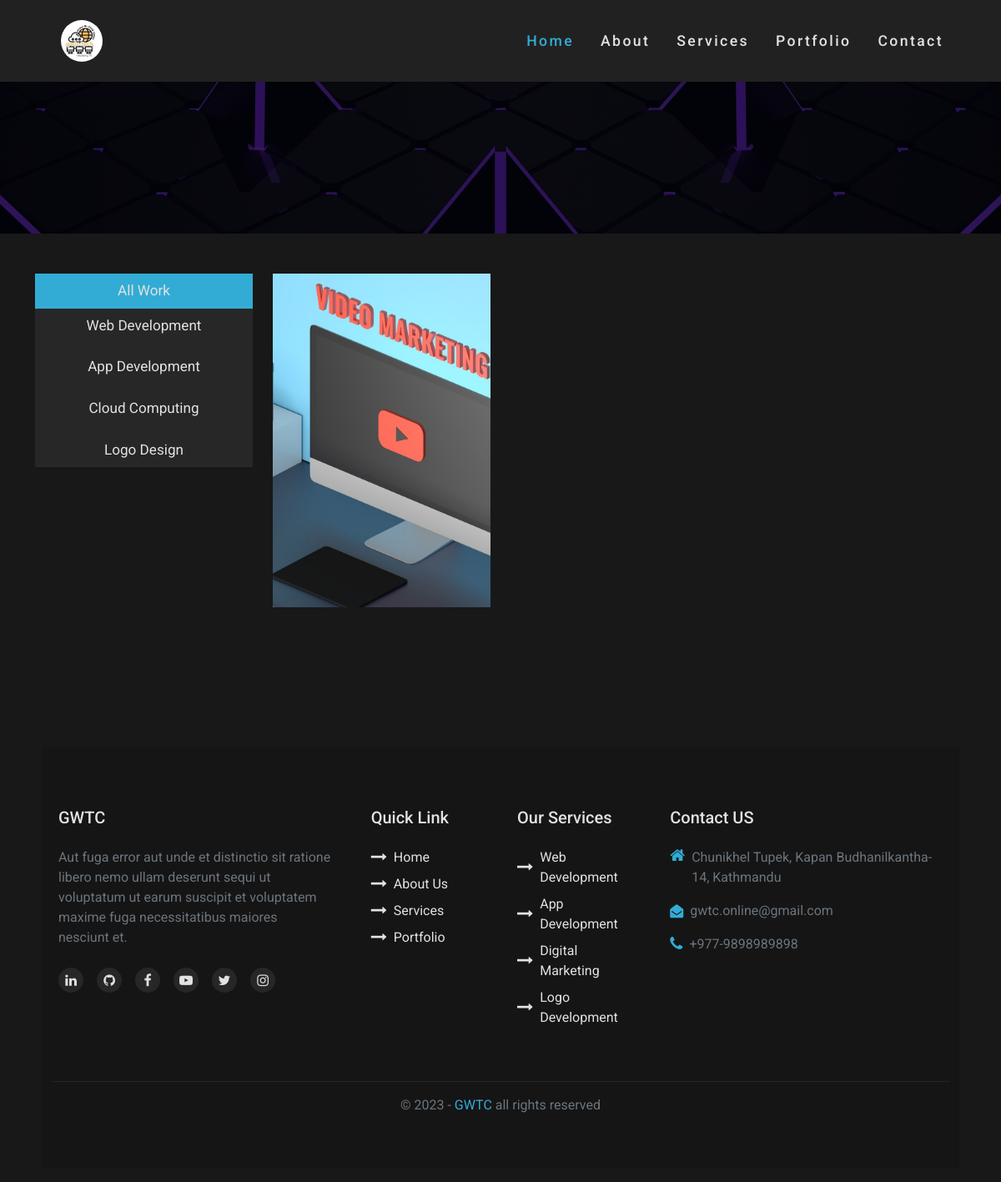
Before: /our-works/ with the older database file.
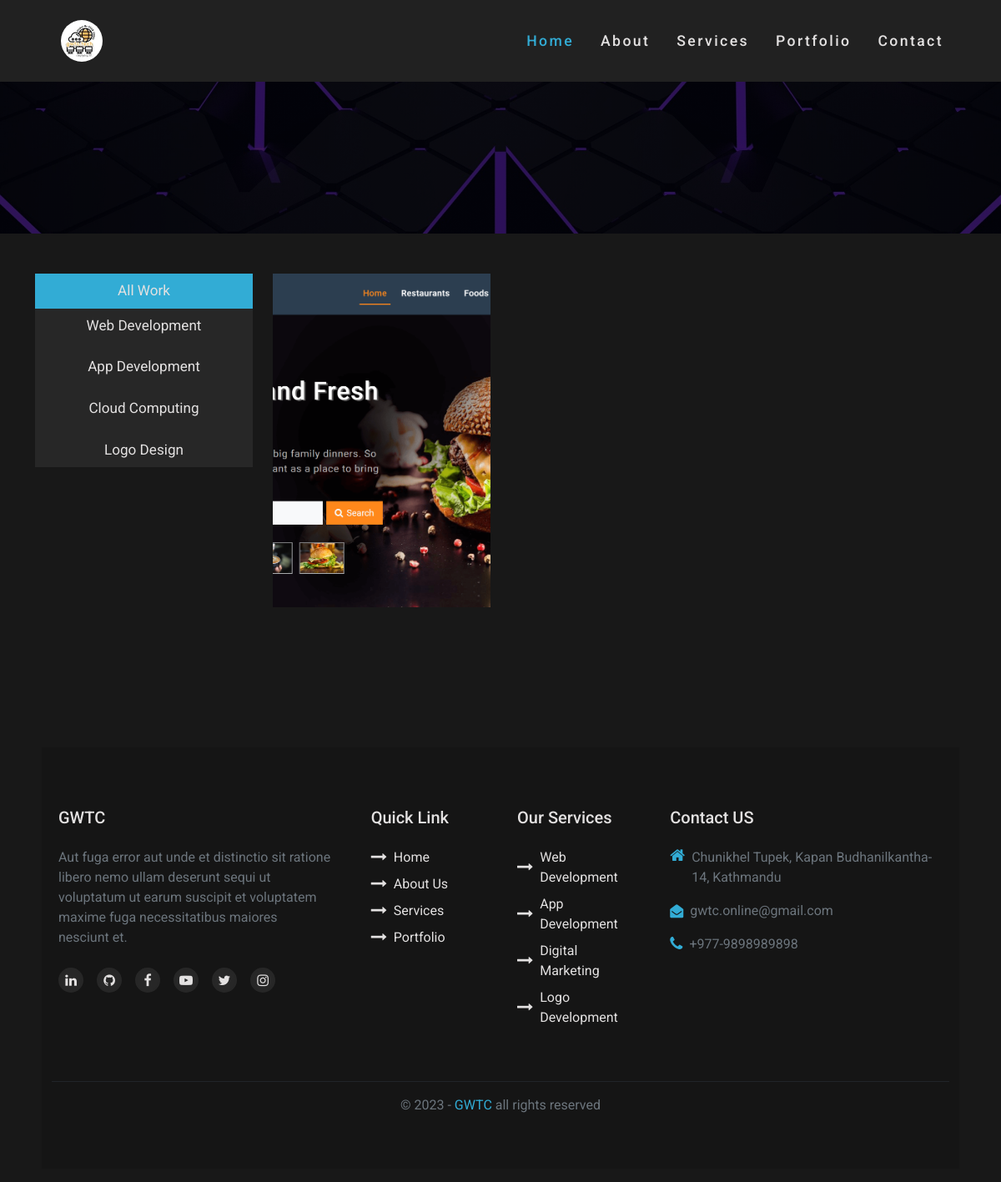
After: the same page with the newer database file.
### gwtc/models.py (models this page shows, shortened)
class Portfolio(models.Model):
    portfolio = models.CharField(max_length=50)
    description = models.CharField(max_length=100)
    image = models.ImageField(upload_to=get_file_path)
    published_at = models.DateField(auto_now_add=True)
    category = models.ForeignKey(PortfolioCategory, on_delete=models.CASCADE)

### gwtc/views.py (the view)
# urls.py: path('our-works/', views.PortfolioView.as_view(), name='portfolio'),
class PortfolioView(generic.ListView):
    template_name = 'portfolio/portfolio.html'
    def get(self, request, *args, **kwargs):
        portfolio = Portfolio.objects.all()
        context = {
            'portfolio' : portfolio,
        }
        return render(request, self.template_name, context)

### templates/portfolio/portfolio.html (shortened to what this page needs)
{% extends 'base/base.html' %}
{% load static %}
{% block content %}
<div class="container-fluid px-0 mx-0 main_section">
    <div class="container-fluid px-0 mx-0 portfolio_landing_page_section">
        <div class="container-fluid header-section py-3 navbar_top">
            <nav class="navbar navbar-expand-lg">
                <div class="container col-lg-11 pe-0">
                    <a href="{% url 'home' %}" class="text-decoration-none">
                        <img class="logo" src="{% static 'images/gwtc.jpg' %}" alt="GWTC Logo">
                    </a>
                    <div class="collapse navbar-collapse" id="navbarSupportedContent">
                        <ul class="navbar-nav ms-auto mb-2 mb-lg-0">
                            <li class="nav-item me-3">
                                <a class="nav-link active" aria-current="page" href="{% url 'home' %}">Home</a>
                            </li>
                            <li class="nav-item me-3">
                                <a class="nav-link" href="#">About</a>
                            </li>
                            <li class="nav-item me-3">
                                <a class="nav-link" href="#">Services</a>
                            </li>
                            <li class="nav-item me-3">
                                <a class="nav-link" href="#">Portfolio</a>
                            </li>
                            <li class="nav-item me-0">
                                <a class="nav-link" href="#">Contact</a>
                            </li>
                        </ul>
                    </div>
                </div>
            </nav>
        </div>
        <div class="text-center py-3">
            <h4 class="text-m tertiary mt-4">Explore Our Completed Projects</h4>
        </div>
    </div>
    <div class="container col-lg-11 py-5 portfolio">
        <div class="row">
            <div class="col-lg-3 col-md-4 mb-4">
                <div class="p-0 portfolio_category_nav">
                    <div class="nav flex-column nav-pills" id="v-pills-tab" role="tablist" aria-orientation="vertical">
                        <button class="nav-link active me-0" id="v-pills-home-tab" data-bs-toggle="pill"
                            data-bs-target="#v-pills-home" type="button" role="tab" aria-controls="v-pills-home"
                            aria-selected="true">
                            All Work
                        </button>
                        <button class="nav-link mb-2" id="v-pills-profile-tab" data-bs-toggle="pill"
                            data-bs-target="#v-pills-profile" type="button" role="tab" aria-controls="v-pills-profile"
                            aria-selected="false">
                            Web Development
                        </button>
                        <button class="nav-link mb-2" id="v-pills-disabled-tab" data-bs-toggle="pill"
                            data-bs-target="#v-pills-disabled" type="button" role="tab" aria-controls="v-pills-disabled"
                            aria-selected="false">
                            App Development
                        </button>
                        <button class="nav-link mb-2" id="v-pills-messages-tab" data-bs-toggle="pill"
                            data-bs-target="#v-pills-messages" type="button" role="tab" aria-controls="v-pills-messages"
                            aria-selected="false">
                            Cloud Computing
                        </button>
                        <button class="nav-link" id="v-pills-settings-tab" data-bs-toggle="pill"
                            data-bs-target="#v-pills-settings" type="button" role="tab" aria-controls="v-pills-settings"
                            aria-selected="false">
                            Logo Design
                        </button>
                    </div>
                </div>
            </div>
            <div class="col-lg-9 col-md-8 mb-4">
                <div class="tab-content" id="v-pills-tabContent">
                    <div class="tab-pane fade show active" id="v-pills-home" role="tabpanel"
                        aria-labelledby="v-pills-home-tab" tabindex="0">
                        <div class="row mb-4">
                            {% for port_work in portfolio %}
                                <div class="col-lg-4 col-md-12 mb-4 our_portfolio">
                                    <div class="p-0">
                                        <div class="project_box">
                                            <img src="{{ port_work.image.url }}" alt="" class="project img-fluid">
                                        </div>
                                    </div>
                                </div>
                            {% endfor %}
                        </div>
                    </div>
                </div>
            </div>
        </div>
    </div>
    <footer class="container-fluid px-0 mx-0 pt-5 pb-3">
        <div class="container col-lg-11 py-5 footer">
            <div class="row mt-3 mb-5">
                <div class="col-lg-4 col-md-8 col-sm-12 col-12 mb-lg-0 mb-4">
                    <div class="p-2">
                        <h5 class="primary mb-4">GWTC</h5>
                        <p class="tertiary mb-4">
                            Aut fuga error aut unde et distinctio sit ratione libero nemo ullam deserunt sequi ut
                            voluptatum ut earum suscipit et voluptatem maxime fuga necessitatibus maiores nesciunt et.
                        </p>
                        <div class="company_social_link">
                            <a href="#" class="text-decoration-none link me-3">
                                <i class="fa fa-linkedin"></i>
                            </a>
                            <a href="#" class="text-decoration-none link me-3">
                                <i class="fa fa-github"></i>
                            </a>
                            <a href="#" class="text-decoration-none link me-3">
                                <i class="fa fa-facebook"></i>
                            </a>
                            <a href="#" class="text-decoration-none link me-3">
                                <i class="fa fa-youtube-play"></i>
                            </a>
                            <a href="#" class="text-decoration-none link me-3">
                                <i class="fa fa-twitter"></i>
                            </a>
                            <a href="#" class="text-decoration-none link me-3">
                                <i class="fa fa-instagram"></i>
                            </a>
                        </div>
                    </div>
                </div>
                <div class="col-lg-2 col-md-4 col-sm-5 col-12 mb-lg-0 mb-4">
                    <div class="py-2 px-3">
                        <h5 class="primary mb-4">Quick Link</h5>
                        <div class="quick_links">
                            <a href="#" class="link mb-2 text-decoration-none">
                                <i class="fa fa-long-arrow-right text-s me-2 "></i>
                                <p class=" mb-0">Home</p>
                            </a>
                            <a href="#" class="link mb-2 text-decoration-none">
                                <i class="fa fa-long-arrow-right text-s me-2 "></i>
                                <p class=" mb-0">About Us</p>
                            </a>
                            <a href="#" class="link mb-2 text-decoration-none">
                                <i class="fa fa-long-arrow-right text-s me-2 "></i>
                                <p class=" mb-0">Services</p>
                            </a>
                            <a href="#" class="link mb-2 text-decoration-none">
                                <i class="fa fa-long-arrow-right text-s me-2 "></i>
                                <p class=" mb-0">Portfolio</p>
                            </a>
                        </div>
                    </div>
                </div>
                <div class="col-lg-2 col-md-4 col-sm-7 col-12 mb-lg-0 mb-4">
                    <div class="p-2">
                        <h5 class="primary mb-4">Our Services</h5>
                        <div class="quick_links">
                            <a href="#" class="link mb-2 text-decoration-none">
                                <i class="fa fa-long-arrow-right text-s me-2 "></i>
                                <p class=" mb-0">Web Development</p>
                            </a>
                            <a href="#" class="link mb-2 text-decoration-none">
                                <i class="fa fa-long-arrow-right text-s me-2 "></i>
                                <p class=" mb-0">App Development</p>
                            </a>
                            <a href="#" class="link mb-2 text-decoration-none">
                                <i class="fa fa-long-arrow-right text-s me-2 "></i>
                                <p class=" mb-0">Digital Marketing</p>
                            </a>
                            <a href="#" class="link mb-2 text-decoration-none">
                                <i class="fa fa-long-arrow-right text-s me-2 "></i>
                                <p class=" mb-0">Logo Development</p>
                            </a>
                        </div>
                    </div>
                </div>
                <div class="col-lg-4 col-md-8 col-sm-12 col-12 mb-lg-0 mb-4">
                    <div class="p-2">
                        <h5 class="primary mb-4">Contact US</h5>
                        <div class="contact_box">
                            <div class="d-flex align-items-start mb-3">
                                <i class="fa fa-home text-s me-2 secondary mb-0"></i>
                                <p class="tertiary mb-0">Chunikhel Tupek, Kapan Budhanilkantha-14, Kathmandu</p>
                            </div>
                            <div class="d-flex align-items-center mb-3">
                                <i class="fa fa-envelope-open me-2 secondary mb-0"></i>
                                <p class="tertiary mb-0">gwtc.online@gmail.com</p>
                            </div>
                            <div class="d-flex align-items-center mb-3">
                                <i class="fa fa-phone me-2 text-s secondary mb-0"></i>
                                <p class="tertiary mb-0">+977-9898989898</p>
                            </div>
                        </div>
                    </div>
                </div>
            </div>
            <hr class="hr">
            <div class="d-flex justify-content-center align-items-center">
                <p class="tertiary">
                    &copy; 2023 - <a href="#" class="text-decoration-none secondary">GWTC</a> all rights reserved
                </p>
            </div>
        </div>
    </footer>
</div>
{% endblock content %}

### templates/base/base.html (shortened to what this page needs)
<!doctype html>
{% load static %}
<html lang="en">
<head>
  <link href="https://cdn.jsdelivr.net/npm/bootstrap@5.2.3/dist/css/bootstrap.min.css" rel="stylesheet"
>
  <link rel="stylesheet" href="https://cdnjs.cloudflare.com/ajax/libs/font-awesome/4.7.0/css/font-awesome.min.css">
  <link rel="stylesheet" type='text/css' href="{% static 'css/gwtc.css' %}">
</head>
<body>
  {% block content %}
  {% endblock content %}
</body>
</html>

### static/css/gwtc.css (style rules this page uses)
* { box-sizing: border-box; font-family: 'Roboto', sans-serif; }
:root { --nav-bg : #212121; --bg : #181818; --card-bg : #272727; --footer-bg : #151515; --transparent : transparent; --primary : #e3e1e1; --secondary : #32acd5; --tertiary: #6c757d; --linear-gradient-img: linear-gradient(to right, rgba(0, 0, 0, 0.65) 80%, rgba(0, 0, 0, 0.65) 75% ); --linear-gradient-card: linear-gradient(to right, rgba(0, 0, 0, 0.75) 85%, rgba(0, 0, 0, 0.75) 80% ); }
hr { opacity: 1; }
ul { list-style: none; }
.text-m { font-size: 1.5rem; }
.text-s { font-size: 1.2rem; }
.primary { color: var(--primary); }
.secondary { color: var(--secondary); }
.tertiary { color: var(--tertiary); }
.hr { background: var(--card-bg); }
.main_section { width: 100%; background: var(--bg); }
.header-section { background: var(--nav-bg); position: fixed; top: 0; left: 0; z-index: 1; }
.logo { width: 50px; height: 50px; border-radius: 50%; }
.header-section .nav-link { color: var(--primary); font-size: 1.102rem; font-weight: 500; letter-spacing: 0.15rem; transition: 0.5s ease-in-out; }
.header-section .active { color: var(--secondary) !important; }
.portfolio { width: 100%; }
.portfolio .portfolio_category_nav { background: var(--card-bg); }
.portfolio .nav-pills .nav-link { color: var(--primary); background: var(--transparent); font-size: 1.0703rem; border-radius: 0px; }
.portfolio .nav-pills .nav-link.active, .nav-pills .show>.nav-link { color: var(--primary); background: var(--secondary); }
.project_box { width: 100%; position: relative; cursor: pointer; transition: 1s ease-out; }
.project_box .project { width: 100%; height: 50vh; object-fit: cover; object-position: center; }
.portfolio_landing_page_section { background-image: var(--linear-gradient-img), url('/static/images/about.jpg'); background-position: center center; background-size: cover; background-repeat: no-repeat; height: 35vh; }
.footer { background: var(--footer-bg); }
.company_social_link { width: 100%; display: flex; align-items: center; }
.company_social_link .link { display: flex; justify-content: center; align-items: center; width: 30px; height: 30px; border-radius: 50%; object-fit: cover; background: var(--card-bg); color: var(--primary); border: 2px solid var(--card-bg); transition: 0.5s ease; }
.quick_links { width: 100%; }
.quick_links .link { width: 100%; display: flex; align-items: center; color: var(--primary); transition: 0.5s ease-out; }

Changed rows visible on the page:
changed Portfolio: image: a different picture
